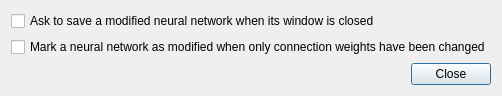
<?xml version="1.0" encoding="UTF-8"?>
<ui version="4.0">
 <class>OptionsDialog</class>
 <widget class="QDialog" name="OptionsDialog">
  <property name="windowModality">
   <enum>Qt::WindowModal</enum>
  </property>
  <property name="geometry">
   <rect>
    <x>0</x>
    <y>0</y>
    <width>665</width>
    <height>126</height>
   </rect>
  </property>
  <property name="windowTitle">
   <string>Program Options</string>
  </property>
  <layout class="QVBoxLayout" name="verticalLayout">
   <property name="sizeConstraint">
    <enum>QLayout::SetFixedSize</enum>
   </property>
   <item>
    <layout class="QFormLayout" name="formLayout">
     <item row="0" column="0" colspan="2">
      <widget class="QCheckBox" name="checkBoxSaveModified">
       <property name="text">
        <string>Ask to save a modified neural network when its window is closed</string>
       </property>
      </widget>
     </item>
     <item row="1" column="0" colspan="2">
      <widget class="QCheckBox" name="checkBoxMarkModifiedWeights">
       <property name="text">
        <string>Mark a neural network as modified when only connection weights have been changed</string>
       </property>
      </widget>
     </item>
    </layout>
   </item>
   <item>
    <widget class="QDialogButtonBox" name="buttonBox">
     <property name="orientation">
      <enum>Qt::Horizontal</enum>
     </property>
     <property name="standardButtons">
      <set>QDialogButtonBox::Close</set>
     </property>
    </widget>
   </item>
  </layout>
 </widget>
 <resources/>
 <connections>
  <connection>
   <sender>buttonBox</sender>
   <signal>accepted()</signal>
   <receiver>OptionsDialog</receiver>
   <slot>accept()</slot>
   <hints>
    <hint type="sourcelabel">
     <x>248</x>
     <y>254</y>
    </hint>
    <hint type="destinationlabel">
     <x>157</x>
     <y>274</y>
    </hint>
   </hints>
  </connection>
  <connection>
   <sender>buttonBox</sender>
   <signal>rejected()</signal>
   <receiver>OptionsDialog</receiver>
   <slot>reject()</slot>
   <hints>
    <hint type="sourcelabel">
     <x>316</x>
     <y>260</y>
    </hint>
    <hint type="destinationlabel">
     <x>286</x>
     <y>274</y>
    </hint>
   </hints>
  </connection>
 </connections>
</ui>
